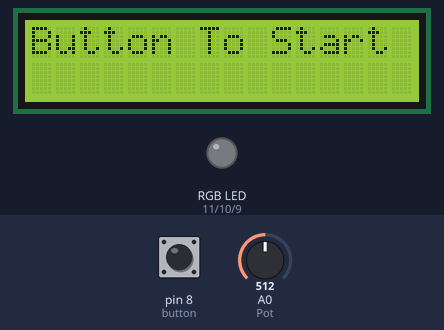
This sketch was run on a simulated Arduino Uno, built with avr-gcc and run on an emulated ATmega328P. Parts: 16×2 character LCD, an RGB LED mixed from three pins (HIGH = lit). The inputs (shaded band) are chosen by the test bench; at power-on: pin 8 (button) HIGH, A0 (Pot) = 512. Dim RGB values are drawn brighter than linear; what the sketch prints to the serial monitor is not drawn.

Above: at 1.2 s.
1.3 s: pin 8 (button) pulled LOW for 0.15 s
At 2.0 s:
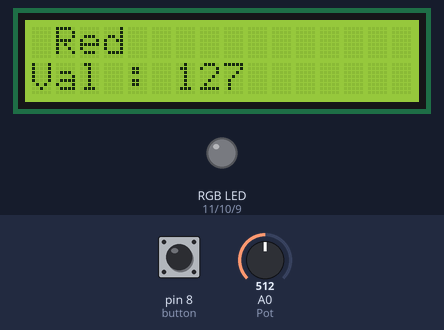
3.0 s: pin 8 (button) pulled LOW for 1 s
At 3.7 s:
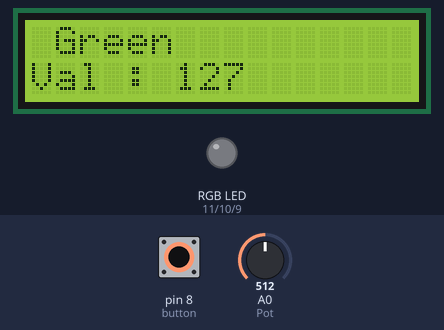
5.5 s: pin 8 (button) pulled LOW for 0.15 s
At 6.7 s:
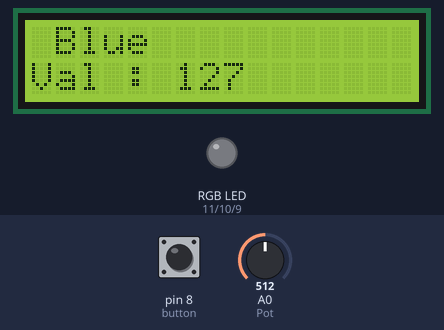
7.1 s: pin 8 (button) pulled LOW for 3.2 s
At 7.7 s:
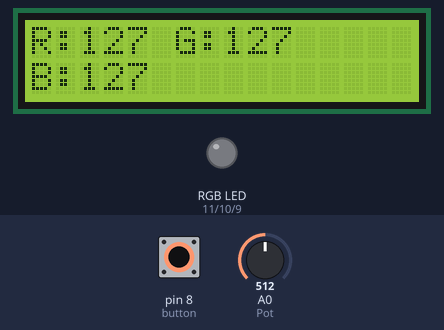
11.8 s: pin 8 (button) pulled LOW for 0.15 s
At 16.9 s:
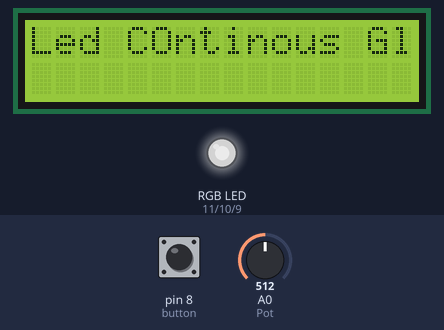
Timing chart, 0 to 20.6 s (numbered marks = the images above; inputs shaded):
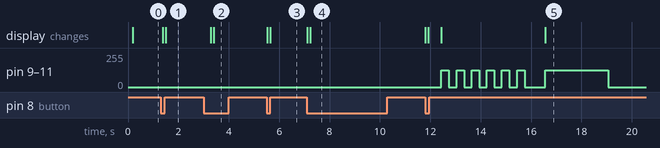

Measured:
- after the input at 1.3 s, the display: first changes after 0.09 s (image 1 shows a later state)
- after the input at 3.0 s, the display: first changes after 0.29 s (image 2 shows a later state)
- after the input at 5.5 s, the display: first changes at once (image 3 shows a later state)
- after the input at 7.1 s, the display: first changes at once (image 4 shows a later state)
- after the input at 11.8 s, pin 9 (Blue), pin 10 (Green), pin 11 (Red): goes 5 × (127/255 0.30 s, 0/255 0.30 s), 127/255 0.30 s, 0/255 0.82 s, 127/255 2.5 s, then 0/255, starting after 0.64 s; the display: first changes at once (image 5 shows a later state)

The sketch:

Color_Mixer_Menu.ino
```cpp
#include<Wire.h>
#include<LiquidCrystal_I2C.h>

LiquidCrystal_I2C lcd(0x27 , 16,2);

int button = 8;
int Pot = A0;

int buttonVal;
int lastButtonVal = HIGH;
int counter = 0;
int PotVal;
bool messagePrinted = false;


int Red = 11 ;
int Blue = 9 ;
int Green = 10 ;

int Red_Val;
int Green_Val;
int Blue_Val;


void onLED(){
  analogWrite(Red , Red_Val);
  analogWrite(Green , Green_Val);
  analogWrite(Blue , Blue_Val);
}

void offLED(){
  analogWrite(Red , 0);
  analogWrite(Green ,0);
  analogWrite(Blue , 0);
}


int AnalogToDigital() {
  return map(analogRead(Pot), 0, 1023, 0, 255);
}

void Lcd_Update(int Val_color){
  String Color[] = {"Red" , "Green" , "Blue"};
  int Color_Counter = counter - 1 ;
    lcd.setCursor(1,0);
    lcd.print(Color[Color_Counter]);
    lcd.setCursor(0,1);
    lcd.print("Val :");
    lcd.setCursor(6,1);
    lcd.print("   ");
    lcd.setCursor(6,1);
    lcd.print(Val_color);
}

void Counter() {
  buttonVal = digitalRead(button);


  if (buttonVal == LOW && lastButtonVal == HIGH) {
    counter++;
    lcd.clear();
    Serial.print("Button pressed: ");
    Serial.println(counter);
    messagePrinted = false;
  }

  lastButtonVal = buttonVal;
  delay(100);
}

void setup() {

  pinMode(Red , OUTPUT);
  pinMode(Green,OUTPUT);
  pinMode(Blue,OUTPUT);

  pinMode(button, INPUT_PULLUP);
  Serial.begin(9600);
  Serial.println("Button press counter ready.");

  //  To initiate the LCD
  lcd.init();
  lcd.backlight();

}

void loop() {
  Counter();
// This line let the Code initiate and give time to the user to know what i gonna happen next
  if (counter == 0 && !messagePrinted) {
    lcd.clear();
    lcd.print("Button To Start");

    Serial.println("Press button to start. Use potentiometer to set PWM values.");
    messagePrinted = true;
  }


// THis line will present the change in Red led Pwm Value and store once the value is confirmed
  else if (counter == 1) {
    Red_Val = AnalogToDigital();
    Serial.print("Red PWM Value: ");
    Serial.println(Red_Val);
    Lcd_Update(Red_Val);
    delay(200);
  }

// THis line will present the change in Green led Pwm Value and store once the value is confirmed
  else if(counter == 2 ){
    Green_Val = AnalogToDigital();
    Serial.print("Green PWM Value: ");
    Serial.println(Green_Val);
    Lcd_Update(Green_Val);
    delay(200);
  }

// THis line will present the change in Blue led Pwm Value and store once the value is confirmed
  else if(counter == 3 ){
    Blue_Val = AnalogToDigital();
    Serial.print("Blue PWM Value: ");
    Serial.println(Blue_Val);
    Lcd_Update(Blue_Val);
    delay(200);
  }

// This line will show the user that what values they have selected and tell them that Now Led Will do this so
  else if (counter == 4 && !messagePrinted) {
    lcd.clear();
    lcd.setCursor(0,0);
    lcd.print("R:"); lcd.print(Red_Val);
    lcd.print(" G:"); lcd.print(Green_Val);
    lcd.setCursor(0,1);
    lcd.print("B:"); lcd.print(Blue_Val);

    Serial.println("Red value locked in:");
    Serial.println(Red_Val);
    Serial.println("Green value locked in:");
    Serial.println(Green_Val);
    Serial.println("Blue value locked in:");
    Serial.println(Blue_Val);
    Serial.println("  ");
    Serial.println("To Reset the Color please press again ");
    messagePrinted = true;
  }

  else if (counter == 5 && !messagePrinted){
    lcd.clear();
    lcd.setCursor(0,0);
    lcd.print("LED Animation");
    delay(500);

    lcd.clear();
    lcd.setCursor(0,0);
    lcd.print("Leds Will Blink") ;
    for (int i = 0 ; i<6 ; i++){
      onLED();
      delay(300);
      offLED();
      delay(300);
    }

    delay(500);

    lcd.clear();
    lcd.setCursor(0,0) ;
    lcd.print("Led COntinous Glow");
    onLED();
    delay(2500);
    offLED();
    delay(100);

    messagePrinted = true;
  }

// This line tells the user that this is the last click and then LCD will reset all LED values will reset  and the loop goes to counter == 0 and code runs again !
  else if(counter == 6 && !messagePrinted) {
    Serial.println("The data Has been reset and colors can be changed again ") ;
    Red_Val = 0 ;
    Blue_Val = 0 ;
    Green_Val = 0 ;
    messagePrinted = false ;
    counter = 0 ;
  }
}
```
